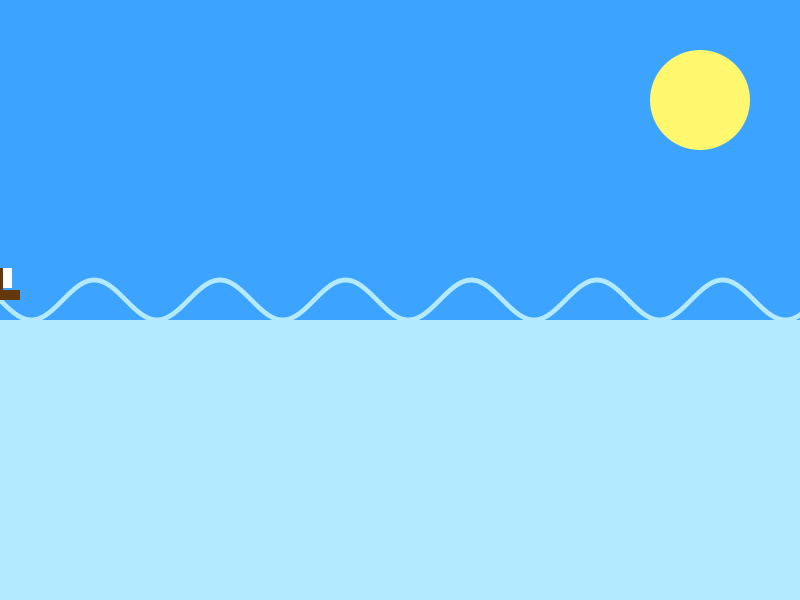
Frame 1 (no input)
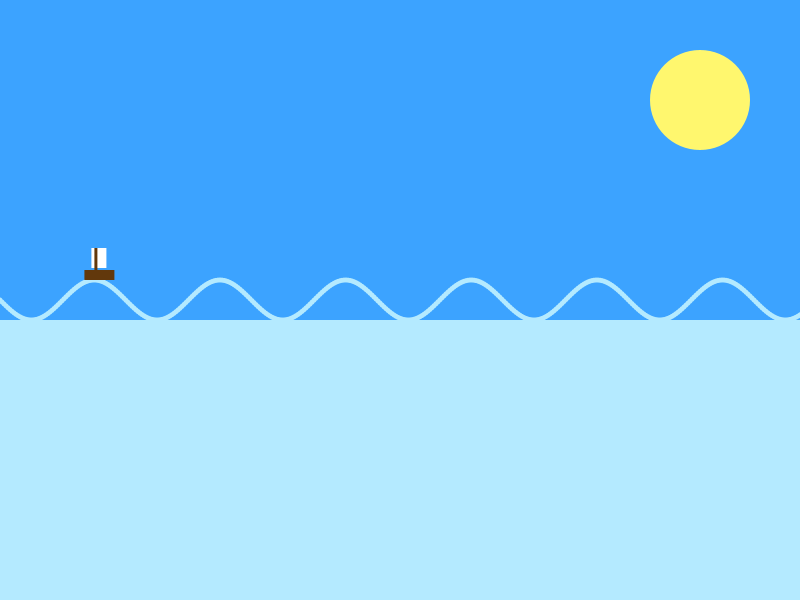
Frame 60 (the mouse pressed at the canvas centre just before this capture)
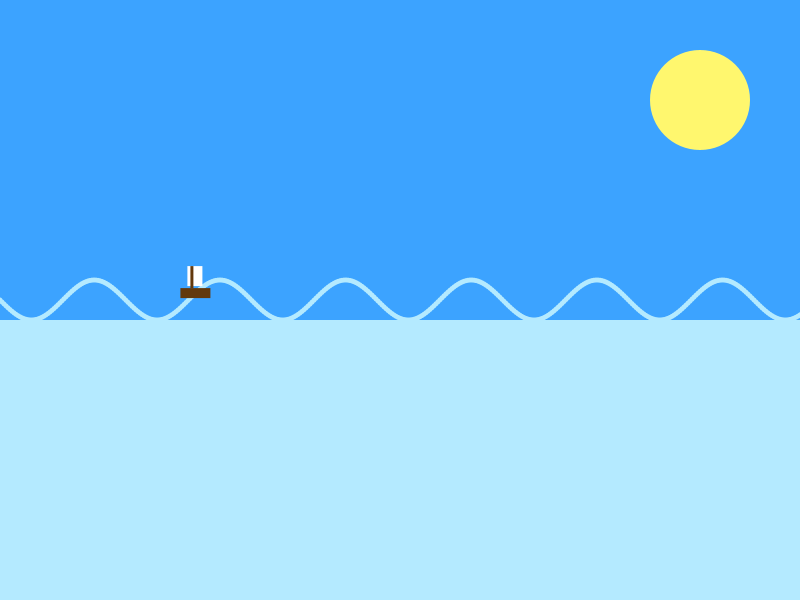
Frame 120 (the mouse held since frame 60 and released just before this capture)

The Processing sketch that drew these frames (run headless with seeded random() and noise(); from frame 60 on, the mouse is pressed at the canvas centre):

// Processing sketch: processing_174150
// ── processing_174150.pde

void setup() {
  size(800, 600);
}

float x1 = 0;

void draw() {

  background(#B4EAFF);
  noStroke();
  fill(#3ca3ff);
  rect(0, 0, 800, 320);
  fill(#fff76e);
  ellipse(700, 100, 100, 100);
  fill(#b4eaff);
  for (float x = 0; x<=800; x+=0.1) {
    float y = sin(x);
    ellipse(20*x, 20*y+300, 5, 5);
  }
  fill(#62380C);
  float y1 = sin(x1);
  rect(20*x1-10, 20*y1+290, 30, 10);
  fill(255);
  rect(20*x1-3, 20*y1+288, 15, -20); 
  fill(#62380C);
  rect(20*x1, 20*y1+290, 3, -22); 
  x1+=0.08;
}
